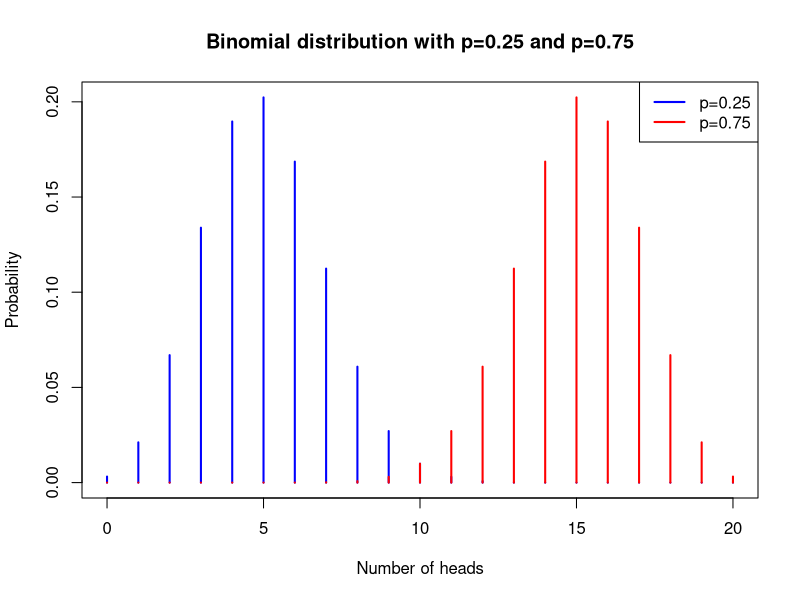
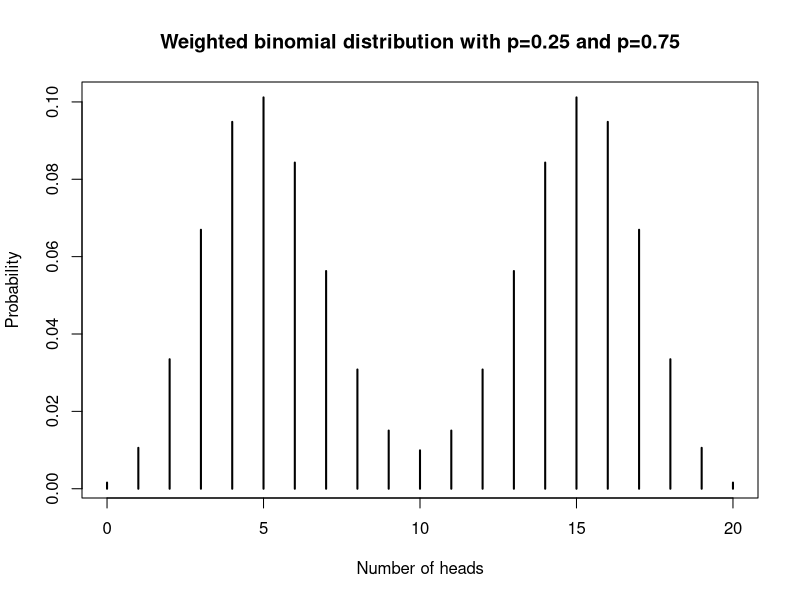
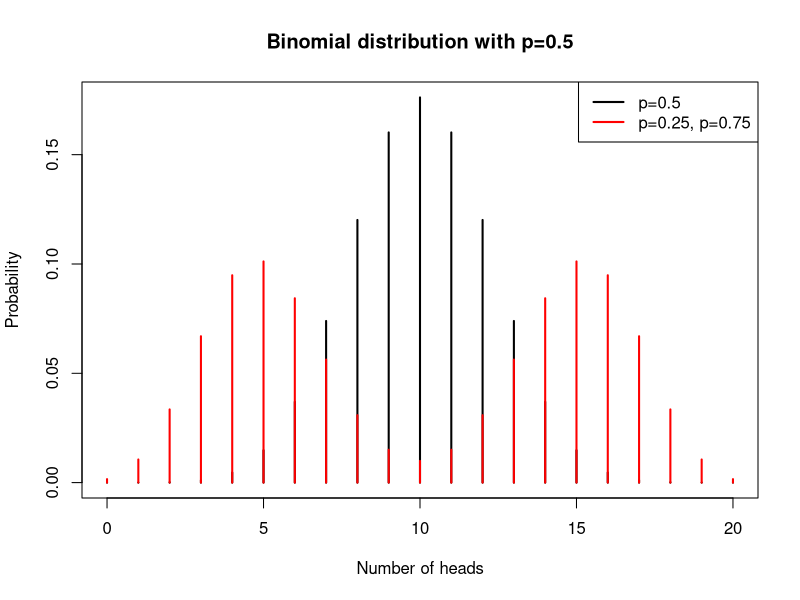

Recreate these plots in R, in order.
# Example of two added binomial distributions with p=0.25 and p=0.75 plotted
pdf("figures/binom-example.pdf")
plot(
    x = 0:20,
    y = dbinom(0:20, 20, 0.25),
    type = "h",
    col = "blue",
    lwd = 2,
    xlab = "Number of heads",
    ylab = "Probability",
    main = "Binomial distribution with p=0.25 and p=0.75"
)
lines(
    x = 0:20,
    y = dbinom(0:20, 20, 0.75),
    type = "h",
    col = "red",
    lwd = 2
)
legend(
    "topright",
    legend = c("p=0.25", "p=0.75"),
    col = c("blue", "red"),
    lwd = 2
)
dev.off()

# Example of two added binomial distributions with p=0.25 and p=0.75 plotted but only weighted with 0.5

pdf("figures/binom-example-weighted.pdf")
plot(
    x = 0:20,
    y = 0.5 * dbinom(0:20, 20, 0.25) + 0.5 * dbinom(0:20, 20, 0.75),
    type = "h",
    col = "black",
    lwd = 2,
    xlab = "Number of heads",
    ylab = "Probability",
    main = "Weighted binomial distribution with p=0.25 and p=0.75"
)
dev.off()

# Weighted example with 0.25 and 0.75 in comparison to 0.5
pdf("figures/binom-example-weighted-comp.pdf")
plot(
    x = 0:20,
    y = dbinom(0:20, 20, 0.5),
    type = "h",
    col = "black",
    lwd = 2,
    xlab = "Number of heads",
    ylab = "Probability",
    main = "Binomial distribution with p=0.5"
)
lines(
    x = 0:20,
    y = 0.5 * dbinom(0:20, 20, 0.25) + 0.5 * dbinom(0:20, 20, 0.75),
    type = "h",
    col = "red",
    lwd = 2
)
legend(
    "topright",
    legend = c("p=0.5", "p=0.25, p=0.75"),
    col = c("black", "red"),
    lwd = 2
)
dev.off()
